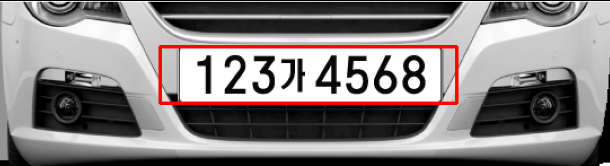
#> input picture history/0/car2.png, 610 x 166 px, found by its file name
$ python test04.py
#> lines starting #> are read from the running program, lines starting #| are printed output that depends on the picture; after the words box and inside, x2 and y2 are one past the last pixel; in counts of white or black regions, pixels touching at a corner belong together
import cv2
import numpy as np
import matplotlib.pyplot as plt
import pytesseract
plt.style.use('dark_background')


img_ori = cv2.imread('C:/Python Project/capstone/0/car2.png')
#> img_ori is the input picture: shape (166, 610, 3); mean B, G, R 128.7, 128.7, 134.7
height, width, channel = img_ori.shape
#> height = 166; width = 610; channel = 3
# //////////////////////////////////////////////////////////////////////////////////////////////////////////////////////////////////////////////////////////////////////////////////
plt.figure(figsize=(12, 10))
plt.imshow(img_ori,cmap='gray')
# //////////////////////////////////////////////////////////////////////////////////////////////////////////////////////////////////////////////////////////////////////////////////
gray = cv2.cvtColor(img_ori, cv2.COLOR_BGR2GRAY)
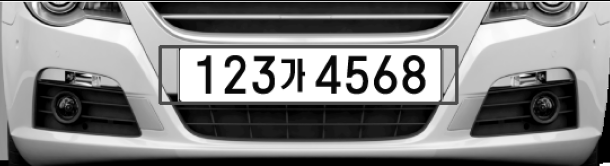
#> gray: shape (166, 610); min 0, max 255, mean 130.5

img_blurred = cv2.GaussianBlur(gray, ksize=(5, 5), sigmaX=0)
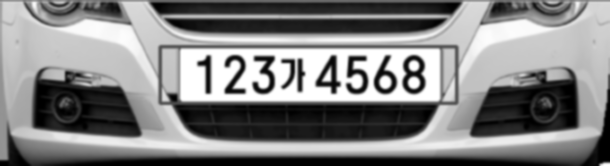
#> img_blurred: shape (166, 610); min 0, max 255, mean 130.8
img_blur_thresh = cv2.adaptiveThreshold(
    img_blurred,
    maxValue=255.0,
    adaptiveMethod=cv2.ADAPTIVE_THRESH_GAUSSIAN_C,
    thresholdType=cv2.THRESH_BINARY_INV,
    blockSize=19,
    C=9
)
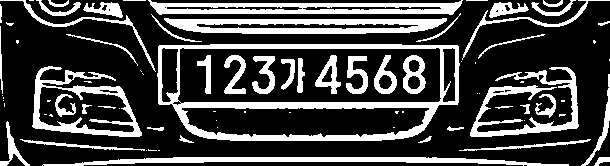
#> img_blur_thresh: shape (166, 610); 26.5% white; 82 white regions (35 under 20 px), largest, box (x1, y1, x2, y2) and area: (157, 44, 460, 141) 5917, (164, 18, 447, 34) 3015, (148, 0, 463, 15) 2806
# //////////////////////////////////////////////////////////////////////////////////////////////////////////////////////////////////////////////////////////////////////////////////

img_thresh = cv2.adaptiveThreshold(
    gray,
    maxValue=255.0,
    adaptiveMethod=cv2.ADAPTIVE_THRESH_GAUSSIAN_C,
    thresholdType=cv2.THRESH_BINARY_INV,
    blockSize=19,
    C=9
)
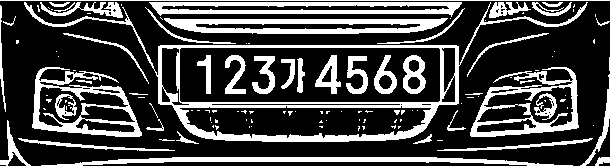
#> img_thresh: shape (166, 610); 27.2% white; 125 white regions (79 under 20 px)
# //////////////////////////////////////////////////////////////////////////////////////////////////////////////////////////////////////////////////////////////////////////////////

contours, _ = cv2.findContours(
    img_blur_thresh,
    mode=cv2.RETR_LIST,
    method=cv2.CHAIN_APPROX_SIMPLE
)
#> contours = 105 contours, 46 with area under 20; largest, box (x1, y1, x2, y2) and area: (157, 44, 460, 141) 26517, (177, 47, 442, 104) 14108, (181, 107, 430, 138) 6146, (32, 66, 142, 137) 4848, (164, 18, 447, 34) 3478

temp_result = np.zeros((height, width, channel), dtype=np.uint8)

#> (the run stopped early here; a loop or call above may not have finished)

$ run again, with history/0/car3.PNG copied over history/0/car2.png
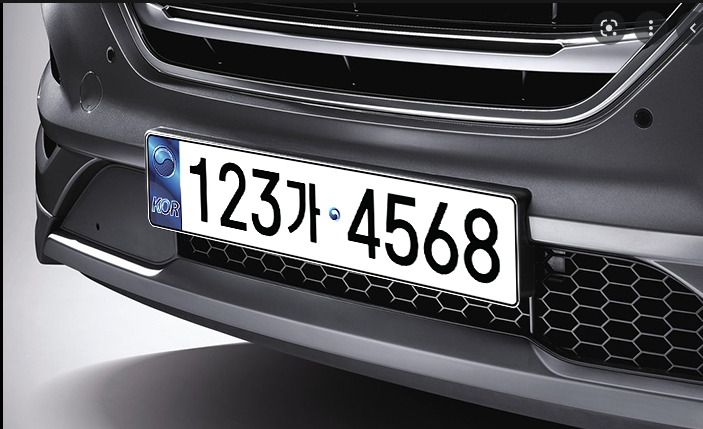
#> input picture history/0/car3.PNG, 703 x 429 px, found by its file name
#> img_ori is the input picture: shape (429, 703, 3); mean B, G, R 99.6, 95.7, 95.8
#> `img_blur_thresh = cv2.adaptiveThreshold( img_blurred, maxValue=255.0, ..`:
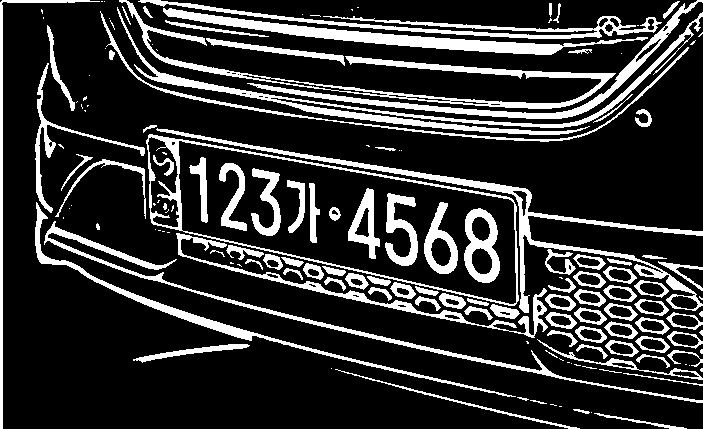
#> img_blur_thresh: shape (429, 703); 19.7% white; 158 white regions (60 under 20 px), largest, box (x1, y1, x2, y2) and area: (117, 7, 703, 135) 4543, (156, 128, 703, 313) 4522, (119, 0, 616, 109) 4238
#> `img_thresh = cv2.adaptiveThreshold( gray, maxValue=255.0, adaptiveMeth..`:
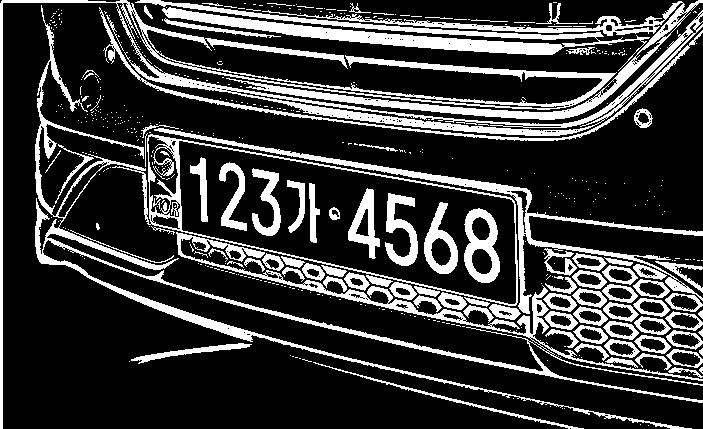
#> img_thresh: shape (429, 703); 22.7% white; 507 white regions (411 under 20 px)
#> contours = 228 contours, 89 with area under 20; largest, box (x1, y1, x2, y2) and area: (146, 134, 519, 306) 36349, (178, 140, 517, 305) 32550, (156, 128, 703, 313) 4022, (119, 0, 616, 109) 3737, (163, 8, 648, 55) 3708
